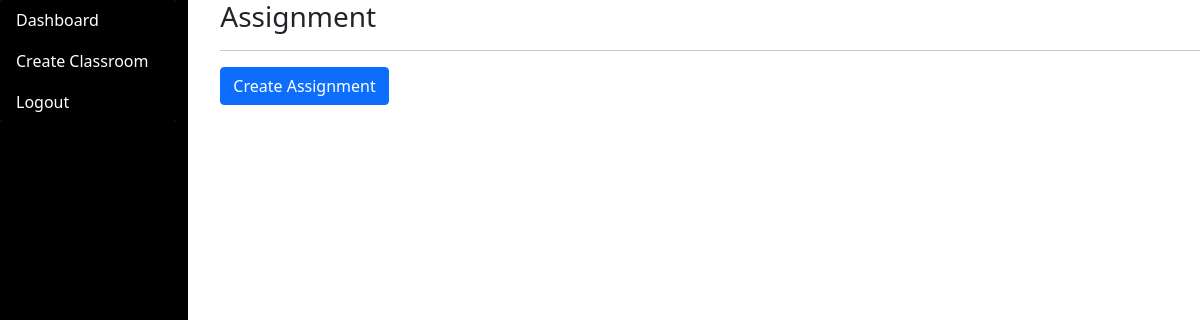
Page /assignment/details/5 (signed in) on the earlier database version.
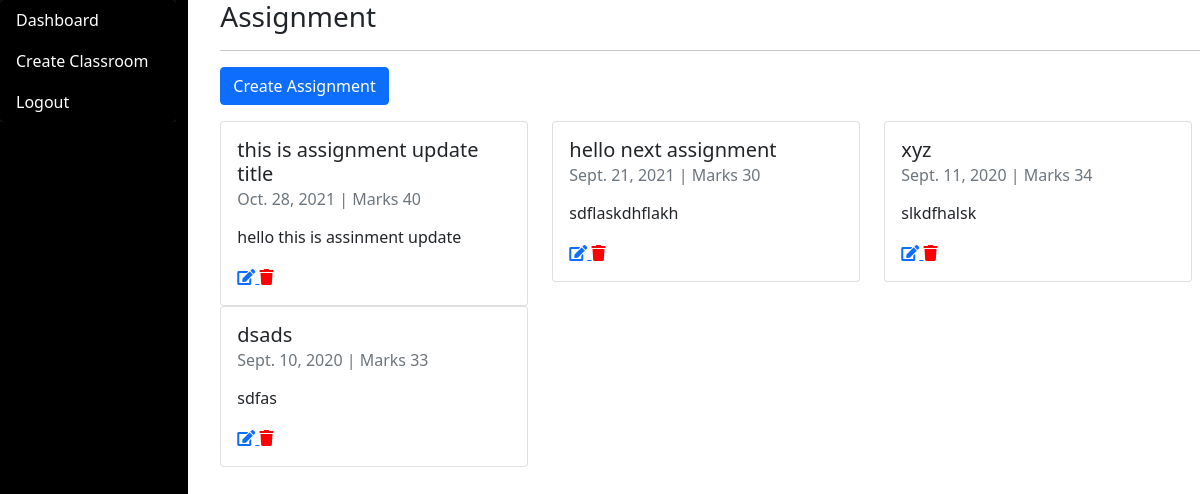
Same page on the later database version.
### assignment/models.py (models this page shows)
class Assignement(models.Model):
    title = models.CharField(max_length=100)
    description = models.TextField(null=True,blank=True)
    deadline = models.DateField()
    marks = models.IntegerField(default=100)
    classroom = models.ForeignKey(ClassRoom,on_delete=models.CASCADE)
    def __str__(self):
        return self.title

### assignment/views.py (the view, shortened to what this page needs)
# urls.py: path('details/<int:id>',views.assignment,name='assignment'),
@login_required(login_url='signin')
def assignment(request,id):
    if request.user.isTeacher:
        form = AssignmentForm(request.POST or None)
        assignment = Assignement.objects.filter(classroom_id=id)
        context = {
            'form':form,
            'assignment':assignment
        }
        return render(request,'teacher/assignment.html',context)
    return redirect('signin')

### templates/teacher/assignment.html (shortened to what this page needs)
{% extends  'master/home.html' %}
{% load static %}
{% block 'body' %}
<div class="row">
    {% include 'component/teachersidenav.html' %}
    <div class="col-10 right-side">
        <h3>Assignment </h3>
        <hr>
        <div class="row">
            <div class="col-10">
                <p>
                    <button class="btn btn-primary" type="button" data-bs-toggle="collapse"
                            data-bs-target="#createAssignment" aria-expanded="false"
                            aria-controls="collapseWidthExample">
                        Create Assignment
                    </button>
                </p>
            </div>
            <div class="row">
                {% for a in assignment %}
                <div class="col-4">
                    <div class="card">
                        <div class="card-body">
                            <h5 class="card-title">{{a}}</h5>
                            <h6 class="card-subtitle mb-2 text-muted">{{a.deadline}} | Marks {{a.marks}}</h6>
                            <p class="card-text">
                                {% autoescape off %} {{a.description|truncatewords:20}} {% endautoescape %}
                            </p>
                            <a href="{% url 'assignmentEdit' a.id %}"><i class="fas fa-edit"></i> </a>
                            <span class="delAssignment" delurl="{% url 'assignmentDel' a.id %}" style="color:red;"><i
                                    class="fas fa-trash"></i></span>
                        </div>
                    </div>
                </div>
                {% endfor %}
            </div>
        </div>
    </div>
</div>
{% endblock %}

Differences in the rows shown:
added Assignement: title "this is assignment update title", deadline "Oct. 28, 2021", marks "40", description "hello this is assinment update"
added Assignement: title "hello next assignment", deadline "Sept. 21, 2021", marks "30", description "sdflaskdhflakh"
added Assignement: title "xyz", deadline "Sept. 11, 2020", marks "34", description "slkdfhalsk"
added Assignement: title "dsads", deadline "Sept. 10, 2020", marks "33", description "sdfas"
